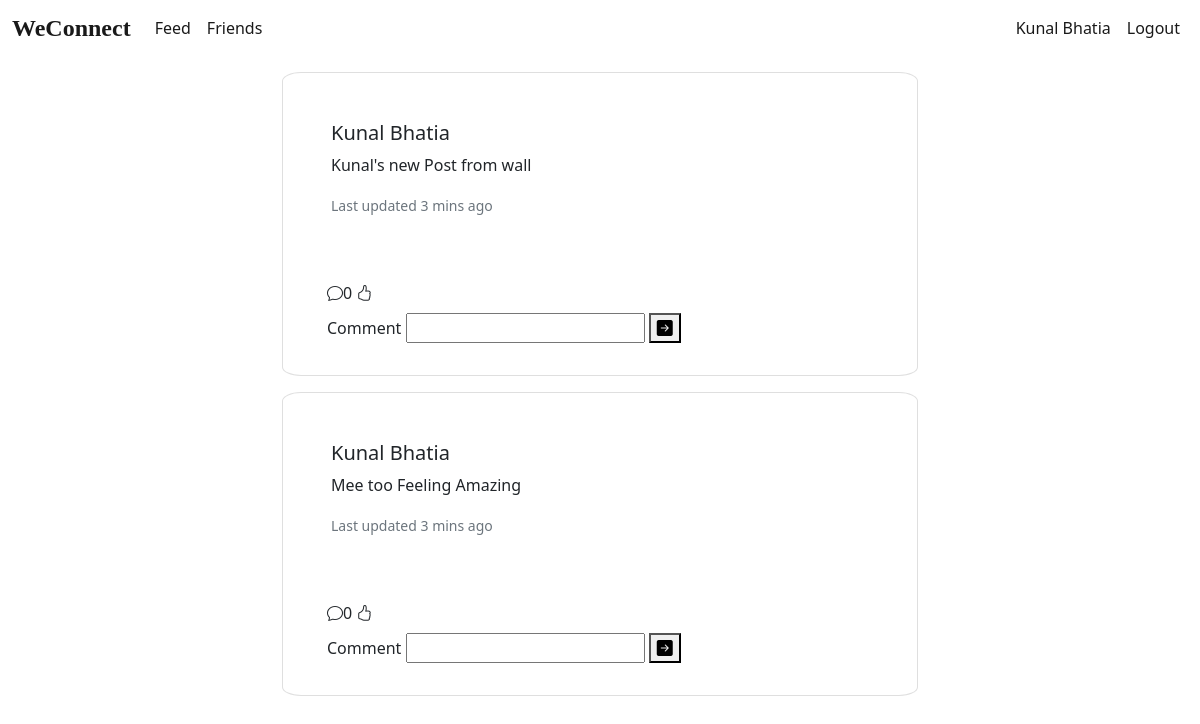
The app's page /home/ (signed in), older data.
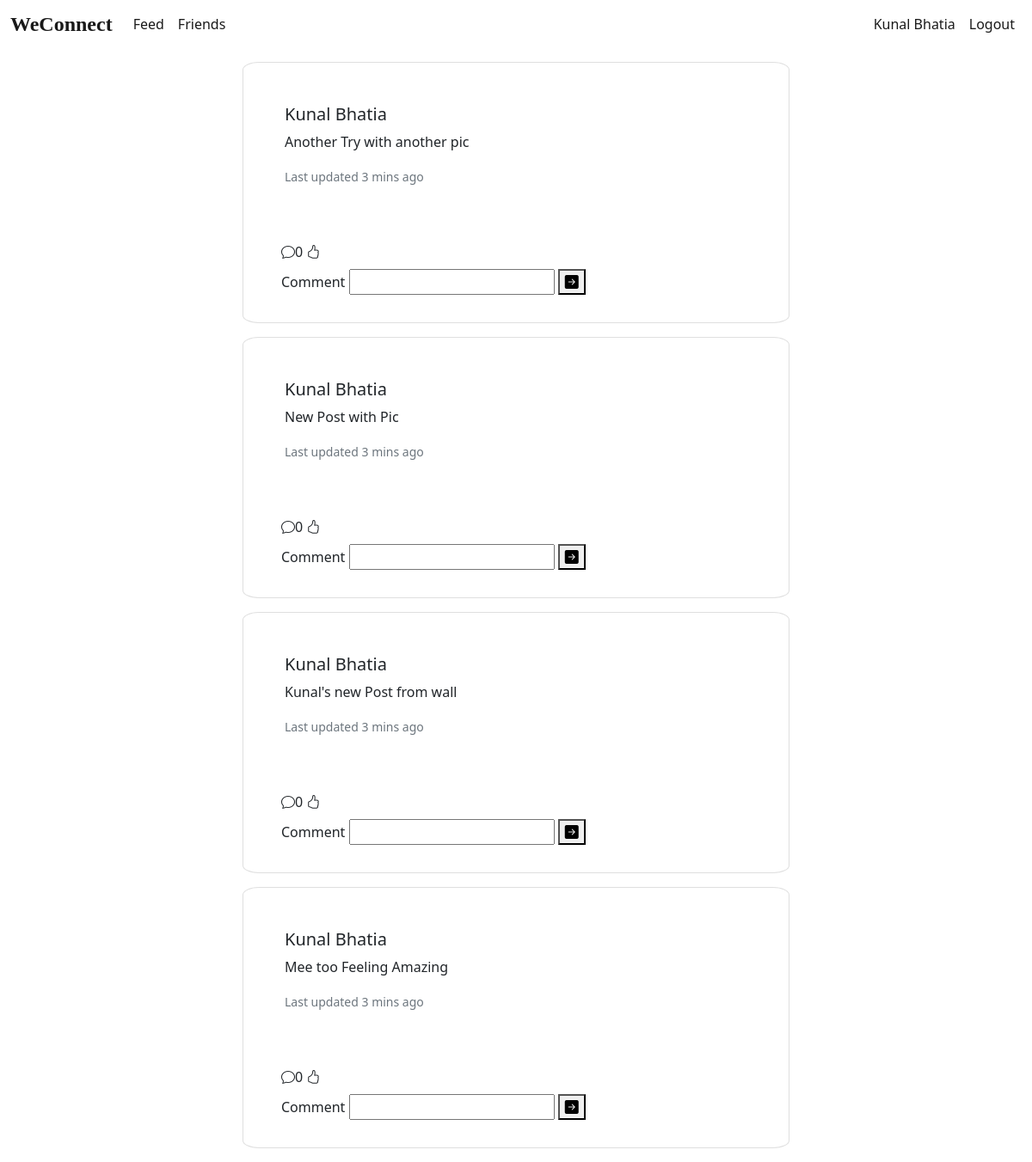
The same page, newer data.
### main/models.py (models this page shows, shortened)
class Post(models.Model):
    user=models.ForeignKey(User,on_delete=models.CASCADE)
    created_on=models.DateTimeField(auto_now=True)
    content=models.TextField(max_length=1024,blank=False,null=True)
    image=models.ImageField(blank=True,null=True)

### main/views.py (the view)
# urls.py: 2. Add a URL to urlpatterns:  path('', Home.as_view(), name='home')
class Home(LoginRequiredMixin,ListView):
    template_name='main/home.html'
    context_object_name="posts"
    login_url="login"
    def get_context_data(self, **kwargs):
        context_data= super().get_context_data(**kwargs)
        context_data['comment_form']=forms.CommentForm
        return context_data
    def get_queryset(self):
        return models.Post.objects.filter(user=self.request.user).order_by('-created_on')

### templates/main/home.html
{% extends "base.html" %}
{% load static%}
{% block head%}
    <link rel="stylesheet" href={% static 'main/Home.css' %}>
{% endblock%}
{% block content %}
    {% include "components/navbar.html" %}
    <section class="posts container">
        {% for post in posts %}
            {% include "main/components/post.html" %}
        {% endfor %}
    </section>
{% endblock %}

### templates/main/components/post.html (shortened to what this page needs)
<div class="card mb-3 mt-3 card-feed-post">
    <div class="card-body">
        <h5 class="card-title">{{post.user.first_name}} {{post.user.last_name}}</h5>
        <p class="card-text">{{post.content}}</p>
        <p class="card-text"><small class="text-muted">Last updated 3 mins ago</small></p>
    </div>
    <div class="comment-like-body">
        <div class="container mt-5">
            <div class="row d-flex justify-content-center">
                <div class="headings  mb-2">
                    <span><i class="bi bi-chat"></i>{{post.comment_set.count}}</span>
                    <span class="likes"><i class="bi bi-hand-thumbs-up"></i></span>
                </div>
                <div class="comment-form">
                    <form action="/post/{{post.id}}/comment/" method="post">
                        <label for={{comment_form.content.id_for_label}}>Comment</label>
                        {{comment_form.content}}
                        <button type="submit"><i class="bi bi-arrow-right-square-fill"></i></button>
                    </form>
                </div>
            </div>
        </div>
    </div>
</div>

Row changes from the older to the newer data that the page shows:
added Post: user.first_name "Kunal", user.last_name "Bhatia", content "Another Try with another pic", comment_set.count "0"
added Post: user.first_name "Kunal", user.last_name "Bhatia", content "New Post with Pic", comment_set.count "0"
